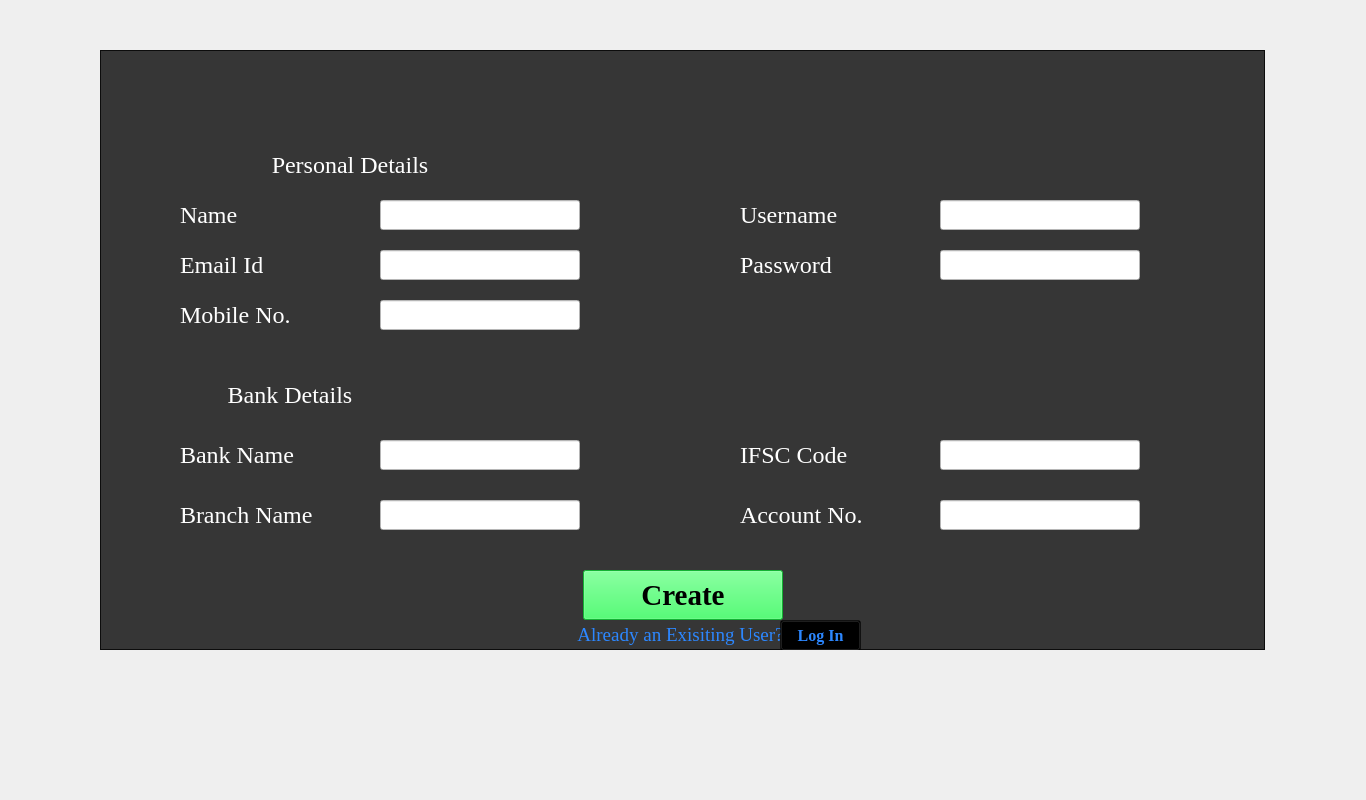
<?xml version="1.0" encoding="UTF-8"?>
<ui version="4.0">
 <class>MainWindow</class>
 <widget class="QMainWindow" name="MainWindow">
  <property name="geometry">
   <rect>
    <x>0</x>
    <y>0</y>
    <width>1366</width>
    <height>800</height>
   </rect>
  </property>
  <property name="windowTitle">
   <string>MainWindow</string>
  </property>
  <widget class="QWidget" name="centralwidget">
   <widget class="QLabel" name="label">
    <property name="geometry">
     <rect>
      <x>0</x>
      <y>0</y>
      <width>1366</width>
      <height>800</height>
     </rect>
    </property>
    <property name="text">
     <string/>
    </property>
    <property name="pixmap">
     <pixmap>IMG/WhatsApp Image 2022-04-11 at 10..jpg</pixmap>
    </property>
   </widget>
   <widget class="QFrame" name="frame">
    <property name="geometry">
     <rect>
      <x>100</x>
      <y>50</y>
      <width>1165</width>
      <height>600</height>
     </rect>
    </property>
    <property name="styleSheet">
     <string notr="true">background-color: rgb(0, 0, 0,99);</string>
    </property>
    <property name="frameShape">
     <enum>QFrame::StyledPanel</enum>
    </property>
    <property name="frameShadow">
     <enum>QFrame::Raised</enum>
    </property>
    <widget class="QFrame" name="frame_2">
     <property name="geometry">
      <rect>
       <x>0</x>
       <y>0</y>
       <width>1165</width>
       <height>600</height>
      </rect>
     </property>
     <property name="styleSheet">
      <string notr="true">background-color: rgb(0, 0, 0,99);</string>
     </property>
     <property name="frameShape">
      <enum>QFrame::StyledPanel</enum>
     </property>
     <property name="frameShadow">
      <enum>QFrame::Raised</enum>
     </property>
     <widget class="QFrame" name="frame_3">
      <property name="geometry">
       <rect>
        <x>0</x>
        <y>0</y>
        <width>1165</width>
        <height>600</height>
       </rect>
      </property>
      <property name="styleSheet">
       <string notr="true">background-color: rgb(0, 0, 0,99);</string>
      </property>
      <property name="frameShape">
       <enum>QFrame::StyledPanel</enum>
      </property>
      <property name="frameShadow">
       <enum>QFrame::Raised</enum>
      </property>
      <widget class="QLabel" name="label_2">
       <property name="geometry">
        <rect>
         <x>150</x>
         <y>100</y>
         <width>200</width>
         <height>30</height>
        </rect>
       </property>
       <property name="font">
        <font>
         <family>Times New Roman</family>
         <pointsize>18</pointsize>
        </font>
       </property>
       <property name="focusPolicy">
        <enum>Qt::StrongFocus</enum>
       </property>
       <property name="styleSheet">
        <string notr="true">background-color: rgb(255, 255, 255,0);
color: rgb(255, 255, 255);</string>
       </property>
       <property name="text">
        <string>Personal Details</string>
       </property>
       <property name="alignment">
        <set>Qt::AlignCenter</set>
       </property>
      </widget>
      <widget class="QLabel" name="label_3">
       <property name="geometry">
        <rect>
         <x>90</x>
         <y>330</y>
         <width>200</width>
         <height>30</height>
        </rect>
       </property>
       <property name="font">
        <font>
         <family>Times New Roman</family>
         <pointsize>18</pointsize>
        </font>
       </property>
       <property name="focusPolicy">
        <enum>Qt::StrongFocus</enum>
       </property>
       <property name="styleSheet">
        <string notr="true">background-color: rgb(255, 255, 255,0);
color: rgb(255, 255, 255);</string>
       </property>
       <property name="text">
        <string>Bank Details</string>
       </property>
       <property name="alignment">
        <set>Qt::AlignCenter</set>
       </property>
      </widget>
      <widget class="QLabel" name="label_4">
       <property name="geometry">
        <rect>
         <x>80</x>
         <y>150</y>
         <width>200</width>
         <height>30</height>
        </rect>
       </property>
       <property name="font">
        <font>
         <family>Times New Roman</family>
         <pointsize>18</pointsize>
        </font>
       </property>
       <property name="focusPolicy">
        <enum>Qt::StrongFocus</enum>
       </property>
       <property name="styleSheet">
        <string notr="true">background-color: rgb(255, 255, 255,0);
color: rgb(255, 255, 255);</string>
       </property>
       <property name="text">
        <string>Name</string>
       </property>
       <property name="alignment">
        <set>Qt::AlignLeading|Qt::AlignLeft|Qt::AlignVCenter</set>
       </property>
      </widget>
      <widget class="QLabel" name="label_5">
       <property name="geometry">
        <rect>
         <x>80</x>
         <y>200</y>
         <width>200</width>
         <height>30</height>
        </rect>
       </property>
       <property name="font">
        <font>
         <family>Times New Roman</family>
         <pointsize>18</pointsize>
        </font>
       </property>
       <property name="focusPolicy">
        <enum>Qt::StrongFocus</enum>
       </property>
       <property name="styleSheet">
        <string notr="true">background-color: rgb(255, 255, 255,0);
color: rgb(255, 255, 255);</string>
       </property>
       <property name="text">
        <string>Email Id</string>
       </property>
       <property name="alignment">
        <set>Qt::AlignLeading|Qt::AlignLeft|Qt::AlignVCenter</set>
       </property>
      </widget>
      <widget class="QLabel" name="label_6">
       <property name="geometry">
        <rect>
         <x>80</x>
         <y>250</y>
         <width>200</width>
         <height>30</height>
        </rect>
       </property>
       <property name="font">
        <font>
         <family>Times New Roman</family>
         <pointsize>18</pointsize>
        </font>
       </property>
       <property name="focusPolicy">
        <enum>Qt::StrongFocus</enum>
       </property>
       <property name="styleSheet">
        <string notr="true">background-color: rgb(255, 255, 255,0);
color: rgb(255, 255, 255);</string>
       </property>
       <property name="text">
        <string>Mobile No.</string>
       </property>
       <property name="alignment">
        <set>Qt::AlignLeading|Qt::AlignLeft|Qt::AlignVCenter</set>
       </property>
      </widget>
      <widget class="QLabel" name="label_7">
       <property name="geometry">
        <rect>
         <x>640</x>
         <y>150</y>
         <width>200</width>
         <height>30</height>
        </rect>
       </property>
       <property name="font">
        <font>
         <family>Times New Roman</family>
         <pointsize>18</pointsize>
        </font>
       </property>
       <property name="focusPolicy">
        <enum>Qt::StrongFocus</enum>
       </property>
       <property name="styleSheet">
        <string notr="true">background-color: rgb(255, 255, 255,0);
color: rgb(255, 255, 255);</string>
       </property>
       <property name="text">
        <string>Username </string>
       </property>
       <property name="alignment">
        <set>Qt::AlignLeading|Qt::AlignLeft|Qt::AlignVCenter</set>
       </property>
      </widget>
      <widget class="QLabel" name="label_8">
       <property name="geometry">
        <rect>
         <x>640</x>
         <y>200</y>
         <width>200</width>
         <height>30</height>
        </rect>
       </property>
       <property name="font">
        <font>
         <family>Times New Roman</family>
         <pointsize>18</pointsize>
        </font>
       </property>
       <property name="focusPolicy">
        <enum>Qt::StrongFocus</enum>
       </property>
       <property name="styleSheet">
        <string notr="true">background-color: rgb(255, 255, 255,0);
color: rgb(255, 255, 255);</string>
       </property>
       <property name="text">
        <string>Password</string>
       </property>
       <property name="alignment">
        <set>Qt::AlignLeading|Qt::AlignLeft|Qt::AlignVCenter</set>
       </property>
      </widget>
      <widget class="QLineEdit" name="lineEdit">
       <property name="geometry">
        <rect>
         <x>280</x>
         <y>150</y>
         <width>200</width>
         <height>30</height>
        </rect>
       </property>
       <property name="font">
        <font>
         <family>Times New Roman</family>
         <pointsize>18</pointsize>
        </font>
       </property>
       <property name="styleSheet">
        <string notr="true">background-color: rgb(255, 255, 255);
color: rgb(0, 0, 0);</string>
       </property>
      </widget>
      <widget class="QLineEdit" name="lineEdit_2">
       <property name="geometry">
        <rect>
         <x>280</x>
         <y>200</y>
         <width>200</width>
         <height>30</height>
        </rect>
       </property>
       <property name="font">
        <font>
         <family>Times New Roman</family>
         <pointsize>18</pointsize>
        </font>
       </property>
       <property name="styleSheet">
        <string notr="true">background-color: rgb(255, 255, 255);
color: rgb(0, 0, 0);</string>
       </property>
      </widget>
      <widget class="QLineEdit" name="lineEdit_3">
       <property name="geometry">
        <rect>
         <x>280</x>
         <y>250</y>
         <width>200</width>
         <height>30</height>
        </rect>
       </property>
       <property name="font">
        <font>
         <family>Times New Roman</family>
         <pointsize>18</pointsize>
        </font>
       </property>
       <property name="styleSheet">
        <string notr="true">background-color: rgb(255, 255, 255);
color: rgb(0, 0, 0);</string>
       </property>
      </widget>
      <widget class="QLineEdit" name="lineEdit_4">
       <property name="geometry">
        <rect>
         <x>840</x>
         <y>150</y>
         <width>200</width>
         <height>30</height>
        </rect>
       </property>
       <property name="font">
        <font>
         <family>Times New Roman</family>
         <pointsize>18</pointsize>
        </font>
       </property>
       <property name="styleSheet">
        <string notr="true">background-color: rgb(255, 255, 255);
color: rgb(0, 0, 0);</string>
       </property>
      </widget>
      <widget class="QLineEdit" name="lineEdit_5">
       <property name="geometry">
        <rect>
         <x>840</x>
         <y>450</y>
         <width>200</width>
         <height>30</height>
        </rect>
       </property>
       <property name="font">
        <font>
         <family>Times New Roman</family>
         <pointsize>18</pointsize>
        </font>
       </property>
       <property name="styleSheet">
        <string notr="true">background-color: rgb(255, 255, 255);
color: rgb(0, 0, 0);</string>
       </property>
      </widget>
      <widget class="QLabel" name="label_16">
       <property name="geometry">
        <rect>
         <x>80</x>
         <y>390</y>
         <width>200</width>
         <height>30</height>
        </rect>
       </property>
       <property name="font">
        <font>
         <family>Times New Roman</family>
         <pointsize>18</pointsize>
        </font>
       </property>
       <property name="focusPolicy">
        <enum>Qt::StrongFocus</enum>
       </property>
       <property name="styleSheet">
        <string notr="true">background-color: rgb(255, 255, 255,0);
color: rgb(255, 255, 255);</string>
       </property>
       <property name="text">
        <string>Bank Name</string>
       </property>
       <property name="alignment">
        <set>Qt::AlignLeading|Qt::AlignLeft|Qt::AlignVCenter</set>
       </property>
      </widget>
      <widget class="QLineEdit" name="lineEdit_11">
       <property name="geometry">
        <rect>
         <x>280</x>
         <y>390</y>
         <width>200</width>
         <height>30</height>
        </rect>
       </property>
       <property name="font">
        <font>
         <family>Times New Roman</family>
         <pointsize>18</pointsize>
        </font>
       </property>
       <property name="styleSheet">
        <string notr="true">background-color: rgb(255, 255, 255);
color: rgb(0, 0, 0);</string>
       </property>
      </widget>
      <widget class="QLabel" name="label_17">
       <property name="geometry">
        <rect>
         <x>80</x>
         <y>450</y>
         <width>200</width>
         <height>30</height>
        </rect>
       </property>
       <property name="font">
        <font>
         <family>Times New Roman</family>
         <pointsize>18</pointsize>
        </font>
       </property>
       <property name="focusPolicy">
        <enum>Qt::StrongFocus</enum>
       </property>
       <property name="styleSheet">
        <string notr="true">background-color: rgb(255, 255, 255,0);
color: rgb(255, 255, 255);</string>
       </property>
       <property name="text">
        <string>Branch Name</string>
       </property>
       <property name="alignment">
        <set>Qt::AlignLeading|Qt::AlignLeft|Qt::AlignVCenter</set>
       </property>
      </widget>
      <widget class="QLineEdit" name="lineEdit_12">
       <property name="geometry">
        <rect>
         <x>840</x>
         <y>200</y>
         <width>200</width>
         <height>30</height>
        </rect>
       </property>
       <property name="font">
        <font>
         <family>Times New Roman</family>
         <pointsize>18</pointsize>
        </font>
       </property>
       <property name="styleSheet">
        <string notr="true">background-color: rgb(255, 255, 255);
color: rgb(0, 0, 0);</string>
       </property>
      </widget>
      <widget class="QLineEdit" name="lineEdit_13">
       <property name="geometry">
        <rect>
         <x>280</x>
         <y>450</y>
         <width>200</width>
         <height>30</height>
        </rect>
       </property>
       <property name="font">
        <font>
         <family>Times New Roman</family>
         <pointsize>18</pointsize>
        </font>
       </property>
       <property name="styleSheet">
        <string notr="true">background-color: rgb(255, 255, 255);
color: rgb(0, 0, 0);</string>
       </property>
      </widget>
      <widget class="QLabel" name="label_18">
       <property name="geometry">
        <rect>
         <x>640</x>
         <y>390</y>
         <width>200</width>
         <height>30</height>
        </rect>
       </property>
       <property name="font">
        <font>
         <family>Times New Roman</family>
         <pointsize>18</pointsize>
        </font>
       </property>
       <property name="focusPolicy">
        <enum>Qt::StrongFocus</enum>
       </property>
       <property name="styleSheet">
        <string notr="true">background-color: rgb(255, 255, 255,0);
color: rgb(255, 255, 255);</string>
       </property>
       <property name="text">
        <string>IFSC Code</string>
       </property>
       <property name="alignment">
        <set>Qt::AlignLeading|Qt::AlignLeft|Qt::AlignVCenter</set>
       </property>
      </widget>
      <widget class="QLineEdit" name="lineEdit_15">
       <property name="geometry">
        <rect>
         <x>840</x>
         <y>390</y>
         <width>200</width>
         <height>30</height>
        </rect>
       </property>
       <property name="font">
        <font>
         <family>Times New Roman</family>
         <pointsize>18</pointsize>
        </font>
       </property>
       <property name="styleSheet">
        <string notr="true">background-color: rgb(255, 255, 255);
color: rgb(0, 0, 0);</string>
       </property>
      </widget>
      <widget class="QLabel" name="label_19">
       <property name="geometry">
        <rect>
         <x>640</x>
         <y>450</y>
         <width>200</width>
         <height>30</height>
        </rect>
       </property>
       <property name="font">
        <font>
         <family>Times New Roman</family>
         <pointsize>18</pointsize>
        </font>
       </property>
       <property name="focusPolicy">
        <enum>Qt::StrongFocus</enum>
       </property>
       <property name="styleSheet">
        <string notr="true">background-color: rgb(255, 255, 255,0);
color: rgb(255, 255, 255);</string>
       </property>
       <property name="text">
        <string>Account No.</string>
       </property>
       <property name="alignment">
        <set>Qt::AlignLeading|Qt::AlignLeft|Qt::AlignVCenter</set>
       </property>
      </widget>
      <widget class="QPushButton" name="pushButton">
       <property name="geometry">
        <rect>
         <x>483</x>
         <y>520</y>
         <width>200</width>
         <height>50</height>
        </rect>
       </property>
       <property name="font">
        <font>
         <family>Times New Roman</family>
         <pointsize>22</pointsize>
         <weight>75</weight>
         <bold>true</bold>
        </font>
       </property>
       <property name="styleSheet">
        <string notr="true">background-color: rgb(27, 249, 72);</string>
       </property>
       <property name="text">
        <string>Create</string>
       </property>
      </widget>
      <widget class="QLabel" name="label_21">
       <property name="geometry">
        <rect>
         <x>430</x>
         <y>570</y>
         <width>301</width>
         <height>30</height>
        </rect>
       </property>
       <property name="font">
        <font>
         <family>Times New Roman</family>
         <pointsize>14</pointsize>
        </font>
       </property>
       <property name="focusPolicy">
        <enum>Qt::StrongFocus</enum>
       </property>
       <property name="styleSheet">
        <string notr="true">background-color: rgb(255, 255, 255,0);
color: rgb(44, 135, 255);</string>
       </property>
       <property name="text">
        <string>Already an Exisiting User?</string>
       </property>
       <property name="alignment">
        <set>Qt::AlignCenter</set>
       </property>
      </widget>
      <widget class="QPushButton" name="pushButton_2">
       <property name="geometry">
        <rect>
         <x>680</x>
         <y>570</y>
         <width>81</width>
         <height>31</height>
        </rect>
       </property>
       <property name="font">
        <font>
         <family>Times New Roman</family>
         <pointsize>12</pointsize>
         <weight>75</weight>
         <bold>true</bold>
        </font>
       </property>
       <property name="styleSheet">
        <string notr="true">
color: rgb(44, 135, 255);</string>
       </property>
       <property name="text">
        <string>Log In</string>
       </property>
      </widget>
     </widget>
    </widget>
   </widget>
  </widget>
 </widget>
 <resources/>
 <connections/>
</ui>
